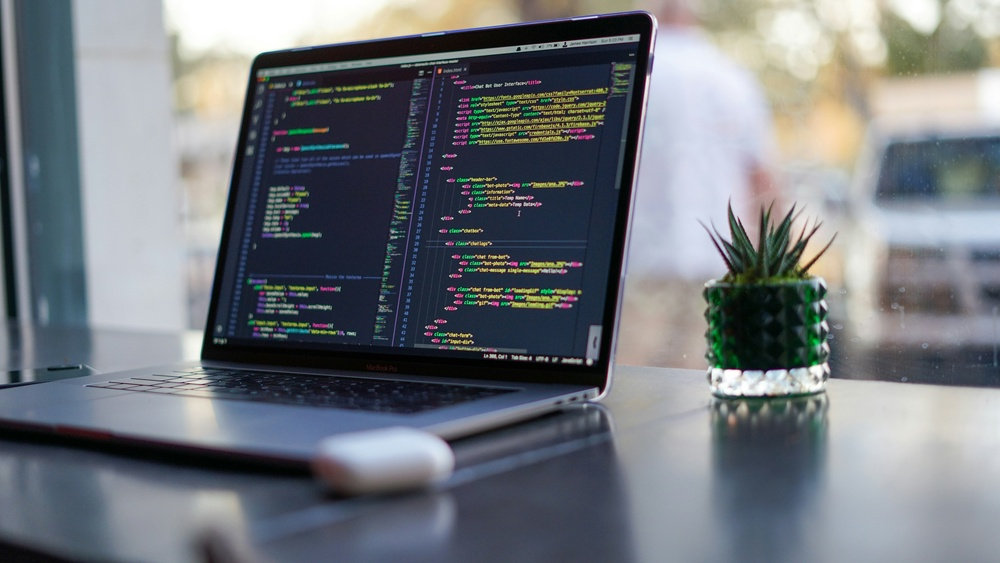
#> input picture DAY02/Image.jpg, 1000 x 563 px, shrunk from 6000 x 3376 before the run, found by its file name
$ python histAnalysis.py
#> lines starting #> are read from the running program, lines starting #| are printed output that depends on the picture
import cv2
import numpy as np
import matplotlib.pyplot as plt

img=cv2.imread("image.jpg",0)
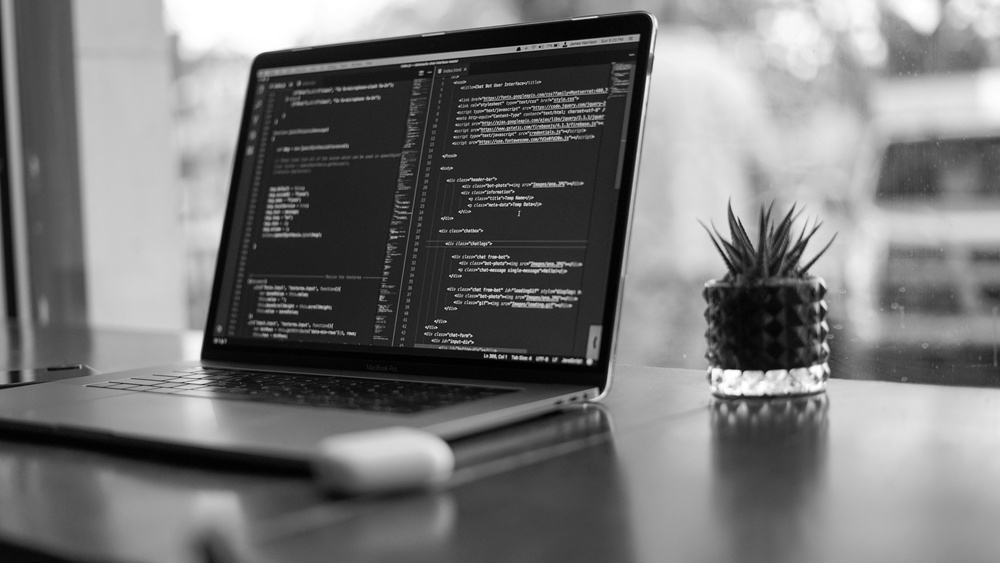
#> img: shape (563, 1000); min 0, max 255, mean 118.2

hist=np.zeros(256,dtype=int)

for row in img:
    for pixel in row:
        hist[pixel]+=1
#> after the loop, hist = 256 values, max 7058 at index 35, min 64 at index 0, mean 2199.2

plt.figure(figsize=(10,5))
plt.plot(hist)
plt.title("Histogram of the Image")
plt.xlabel("Pixel Intensity")
plt.ylabel("Frequency")
plt.show()
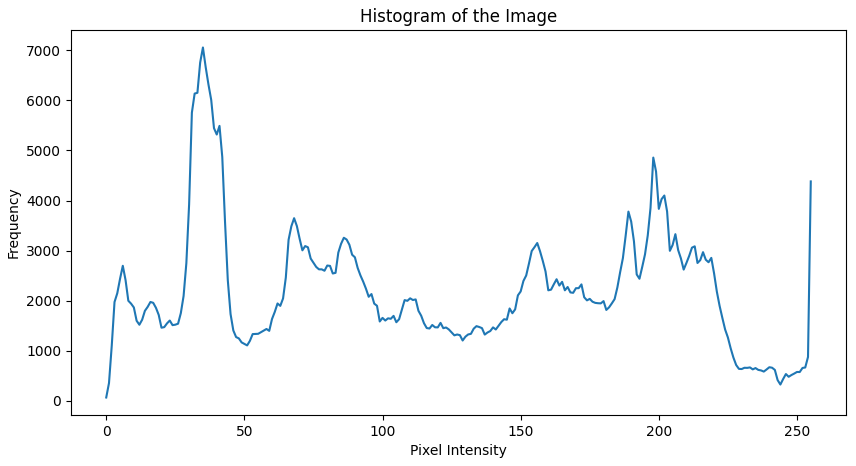
#> figure drawn by matplotlib, 1 panel; curve peaks at x = 35, y = 7058
plt.savefig("histogram.png")
